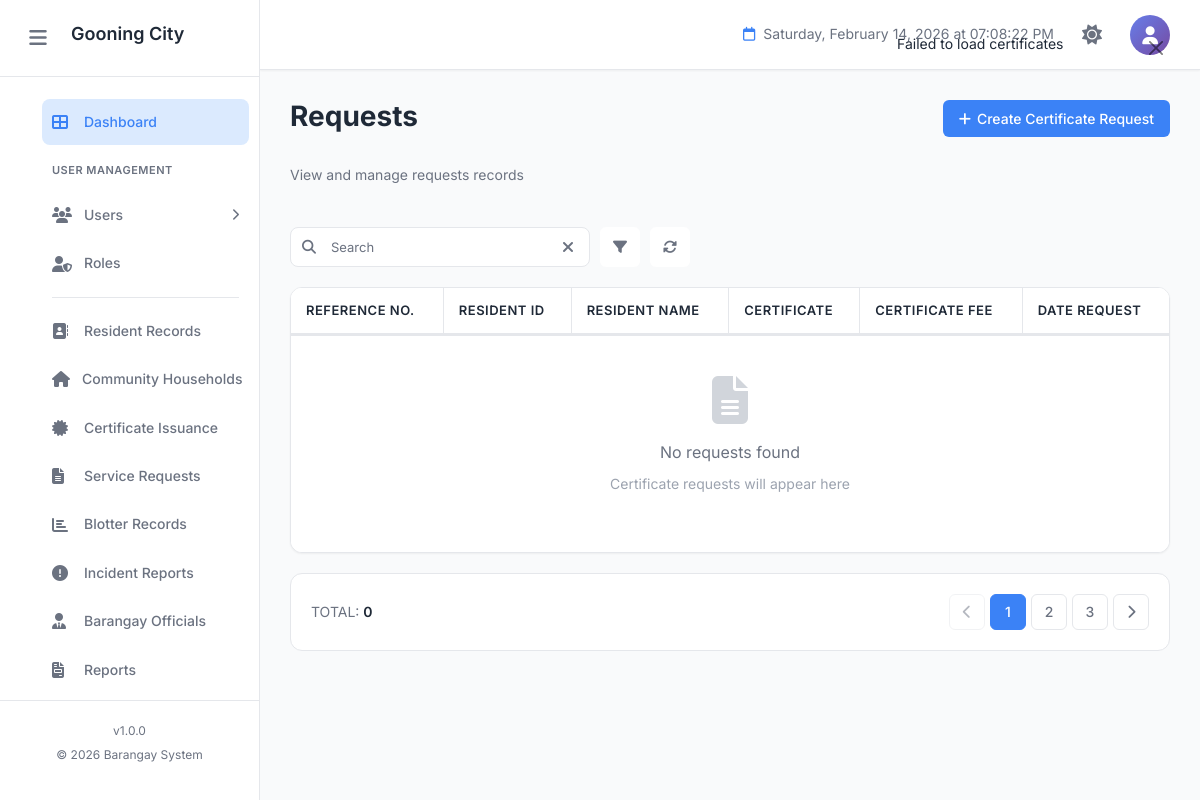
/requests.php, run on an earlier commit of the app's database.
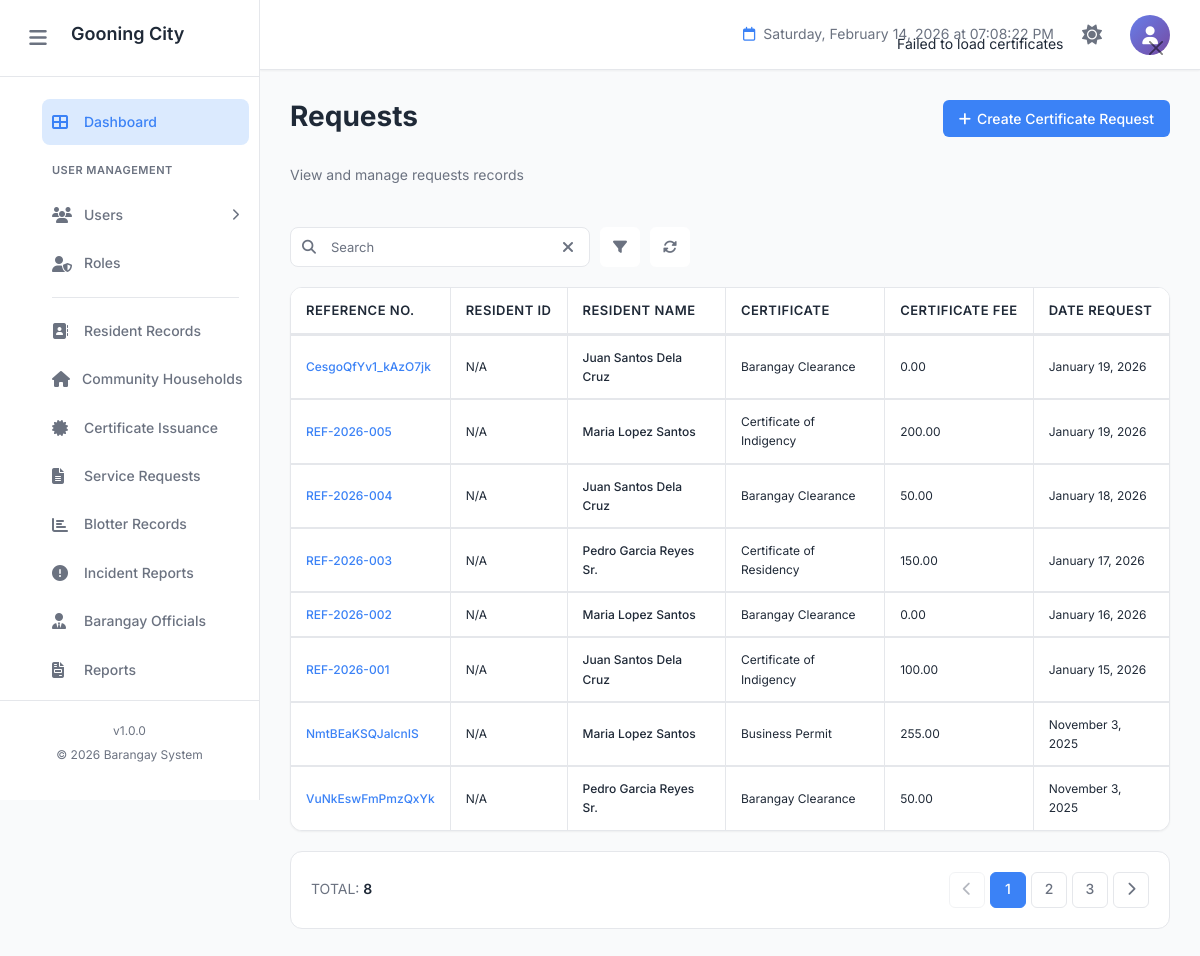
And on a later commit of the database.
### tables this page shows
CREATE TABLE `certificate_requests` (
  `id` int(11) NOT NULL,
  `reference_no` varchar(50) NOT NULL COMMENT 'Unique reference number for the request',
  `resident_id` int(11) NOT NULL COMMENT 'Foreign key to residents table',
  `certificate_id` int(11) NOT NULL COMMENT 'Foreign key to certificates table',
  `payment_status` enum('Paid','Unpaid','Waived') DEFAULT 'Unpaid' COMMENT 'Payment status',
  `certificate_fee` decimal(10,2) DEFAULT 0.00 COMMENT 'Fee amount for this request',
  `status` enum('Pending','Approved','Rejected','Completed') DEFAULT 'Pending' COMMENT 'Request status',
  `purpose` text DEFAULT NULL COMMENT 'Purpose of the certificate request',
  `field_values` text DEFAULT NULL COMMENT 'JSON of custom field values from the certificate template',
  `generated_certificate_path` varchar(255) DEFAULT NULL COMMENT 'Path to generated certificate PDF',
  `date_requested` datetime DEFAULT current_timestamp() COMMENT 'Date when request was made',
  `date_approved` datetime DEFAULT NULL COMMENT 'Date when request was approved',
  `date_completed` datetime DEFAULT NULL COMMENT 'Date when request was completed',
  `approved_by` int(11) DEFAULT NULL COMMENT 'User ID who approved',
  `completed_by` int(11) DEFAULT NULL COMMENT 'User ID who completed',
  `remarks` text DEFAULT NULL COMMENT 'Additional remarks',
  `created_at` timestamp NOT NULL DEFAULT current_timestamp(),
  `updated_at` timestamp NOT NULL DEFAULT current_timestamp() ON UPDATE current_timestamp(),
  `created_by` int(11) DEFAULT NULL COMMENT 'User ID who created',
  `updated_by` int(11) DEFAULT NULL COMMENT 'User ID who last updated'
);

CREATE TABLE `residents` (
  `id` int(11) NOT NULL,
  `resident_id` varchar(20) DEFAULT NULL COMMENT 'Auto-generated resident ID (Format: W-XXXXX)',
  `photo` varchar(255) DEFAULT NULL COMMENT 'Path to resident photo',
  `first_name` varchar(100) NOT NULL,
  `middle_name` varchar(100) DEFAULT NULL,
  `last_name` varchar(100) NOT NULL,
  `suffix` varchar(20) DEFAULT NULL COMMENT 'Jr., Sr., III, etc.',
  `sex` enum('Male','Female','Other') NOT NULL,
  `date_of_birth` date NOT NULL,
  `age` int(3) DEFAULT NULL COMMENT 'Calculated from date_of_birth',
  `place_of_birth` varchar(255) DEFAULT NULL,
  `religion` varchar(100) DEFAULT NULL,
  `ethnicity` enum('IPS','Non-IPS','') DEFAULT NULL COMMENT 'Indigenous People Status',
  `mobile_number` varchar(20) NOT NULL,
  `email` varchar(100) DEFAULT NULL,
  `current_address` text NOT NULL,
  `household_no` varchar(50) DEFAULT NULL,
  `household_contact` varchar(20) DEFAULT NULL,
  `purok` varchar(50) DEFAULT NULL,
  `civil_status` enum('Single','Married','Widowed','Separated','Divorced') NOT NULL,
  `spouse_name` varchar(255) DEFAULT NULL,
  `father_name` varchar(255) DEFAULT NULL,
  `mother_name` varchar(255) DEFAULT NULL,
  `number_of_children` int(2) DEFAULT 0,
  `household_head` varchar(255) DEFAULT NULL,
  `educational_attainment` varchar(100) DEFAULT NULL,
  `employment_status` varchar(50) DEFAULT NULL,
  `occupation` varchar(100) DEFAULT NULL,
  `monthly_income` varchar(50) DEFAULT NULL,
  `fourps_member` enum('Yes','No') DEFAULT 'No' COMMENT '4Ps Beneficiary',
  `fourps_id` varchar(50) DEFAULT NULL COMMENT '4Ps ID Number',
  `voter_status` enum('Yes','No','') DEFAULT NULL,
  `precinct_number` varchar(50) DEFAULT NULL,
  `pwd_status` enum('Yes','No') DEFAULT 'No' COMMENT 'Person with Disability',
  `senior_citizen` enum('Yes','No') DEFAULT 'No',
  `indigent` enum('Yes','No') DEFAULT 'No',
  `philhealth_id` varchar(50) DEFAULT NULL,
  `membership_type` enum('Member','Dependent','None','') DEFAULT NULL,
  `philhealth_category` varchar(100) DEFAULT NULL,
  `age_health_group` varchar(100) DEFAULT NULL,
  `medical_history` text DEFAULT NULL,
  `lmp_date` date DEFAULT NULL COMMENT 'Last Menstrual Period',
  `using_fp_method` enum('Yes','No','') DEFAULT NULL COMMENT 'Family Planning Method',
  `fp_methods_used` varchar(100) DEFAULT NULL COMMENT 'Family Planning Methods',
  `fp_status` varchar(50) DEFAULT NULL COMMENT 'Family Planning Status',
  `water_source_type` varchar(100) DEFAULT NULL,
  `toilet_facility_type` varchar(100) DEFAULT NULL,
  `remarks` text DEFAULT NULL,
  `verification_status` enum('Pending','Verified','Rejected') DEFAULT 'Pending' COMMENT 'Resident verification status',
  `verified_by` int(11) DEFAULT NULL COMMENT 'User ID who verified',
  `verified_at` datetime DEFAULT NULL COMMENT 'Verification timestamp',
  `rejection_reason` text DEFAULT NULL COMMENT 'Reason if rejected',
  `activity_status` enum('Active','Inactive','Deceased') DEFAULT 'Active' COMMENT 'Resident activity status',
  `status_changed_at` datetime DEFAULT NULL COMMENT 'When status was last changed',
  `status_changed_by` int(11) DEFAULT NULL COMMENT 'User ID who changed status',
  `status_remarks` text DEFAULT NULL COMMENT 'Remarks about status change',
  `created_at` timestamp NOT NULL DEFAULT current_timestamp(),
  `updated_at` timestamp NOT NULL DEFAULT current_timestamp() ON UPDATE current_timestamp(),
  `created_by` int(11) DEFAULT NULL COMMENT 'User ID who created the record',
  `updated_by` int(11) DEFAULT NULL COMMENT 'User ID who last updated'
);

CREATE TABLE `certificates` (
  `id` int(11) NOT NULL,
  `title` varchar(255) NOT NULL COMMENT 'Certificate title/name',
  `description` text DEFAULT NULL COMMENT 'Certificate description',
  `fee` decimal(10,2) DEFAULT 0.00 COMMENT 'Certificate fee amount',
  `status` enum('Published','Unpublished') DEFAULT 'Unpublished' COMMENT 'Publication status',
  `template_content` text DEFAULT NULL COMMENT 'Certificate template HTML/content',
  `fields` text DEFAULT NULL COMMENT 'JSON of customizable fields',
  `created_at` timestamp NOT NULL DEFAULT current_timestamp(),
  `updated_at` timestamp NOT NULL DEFAULT current_timestamp() ON UPDATE current_timestamp(),
  `created_by` int(11) DEFAULT NULL COMMENT 'User ID who created',
  `updated_by` int(11) DEFAULT NULL COMMENT 'User ID who last updated'
);

### requests.php (the view, shortened to what the changed rows need)
<?php
$pageTitle = 'Requests';
try {
    $pdo = new PDO(
        "mysql:host=" . DB_HOST . ";dbname=" . DB_NAME . ";charset=utf8mb4",
        DB_USER,
        DB_PASS,
        [
            PDO::ATTR_ERRMODE => PDO::ERRMODE_EXCEPTION,
            PDO::ATTR_DEFAULT_FETCH_MODE => PDO::FETCH_ASSOC,
            PDO::ATTR_EMULATE_PREPARES => false
        ]
    );
} catch (PDOException $e) {
    die("Database connection failed: " . $e->getMessage());
}
function formatFullName($firstName, $middleName, $lastName, $suffix) {
    $name = trim($firstName);
    if (!empty($middleName)) {
        $name .= ' ' . trim($middleName);
    }
    $name .= ' ' . trim($lastName);
    if (!empty($suffix)) {
        $name .= ' ' . trim($suffix);
    }
    return $name;
}
$requests = [];
$totalRequests = 0;
try {
    $countStmt = $pdo->query("SELECT COUNT(*) as total FROM certificate_requests");
    $totalRequests = $countStmt->fetch()['total'];
    $stmt = $pdo->prepare("
        SELECT
            cr.id,
            cr.reference_no,
            cr.payment_status,
            cr.certificate_fee,
            cr.status,
            cr.date_requested,
            r.id as resident_id,
            r.resident_id as resident_code,
            r.first_name,
            r.middle_name,
            r.last_name,
            r.suffix,
            c.title as certificate_name
        FROM certificate_requests cr
        INNER JOIN residents r ON cr.resident_id = r.id
        INNER JOIN certificates c ON cr.certificate_id = c.id
        ORDER BY cr.date_requested DESC
    ");
    $stmt->execute();
    $requests = $stmt->fetchAll();
} catch (PDOException $e) {
    error_log("Error fetching certificate requests: " . $e->getMessage());
    $requests = [];
}
?>
<!DOCTYPE html>
<html lang="en">
<head>
    <link rel="stylesheet" href="bootstrap/css/bootstrap.min.css">
    <link rel="stylesheet" href="https://cdnjs.cloudflare.com/ajax/libs/font-awesome/6.4.0/css/all.min.css">
    <link rel="stylesheet" href="css/style.css">
    <link rel="stylesheet" href="css/requests.css">
</head>
<body>
    <?php include 'components/sidebar.php'; ?>
    <main class="main-content">
        <div class="dashboard-content">
            <div class="page-header-section">
                <div>
                    <h1 class="page-title"><?php echo $pageTitle; ?></h1>
                </div>
            </div>
            <div class="table-container">
                <table class="data-table requests-table" id="requestsTable">
                    <thead>
                        <tr>
                            <th>Reference No.</th>
                            <th>Resident ID</th>
                            <th>Resident Name</th>
                            <th>Certificate</th>
                            <th>Certificate Fee</th>
                            <th>Date Request</th>
                        </tr>
                    </thead>
                    <tbody id="requestsTableBody">
                        <?php if (empty($requests)): ?>
                            <tr>
                                <td colspan="6" style="text-align: center; padding: 40px;">
                                    <i class="fas fa-file-alt" style="font-size: 48px; color: #d1d5db; margin-bottom: 16px;"></i>
                                    <p style="color: #6b7280; font-size: 16px; margin: 0;">No requests found</p>
                                    <p style="color: #9ca3af; font-size: 14px; margin-top: 8px;">Certificate requests will appear here</p>
                                </td>
                            </tr>
                        <?php else: ?>
                            <?php foreach ($requests as $request):
                                $fullName = formatFullName(
                                    $request['first_name'],
                                    $request['middle_name'],
                                    $request['last_name'],
                                    $request['suffix']
                                );
                                $residentCode = !empty($request['resident_code']) ? $request['resident_code'] : 'N/A';
                                $dateRequested = !empty($request['date_requested']) ? date('F j, Y', strtotime($request['date_requested'])) : 'N/A';
                            ?>
                            <tr>
                                <td>
                                    <span class="reference-link">
                                        <?php echo htmlspecialchars($request['reference_no']); ?>
                                    </span>
                                </td>
                                <td><?php echo htmlspecialchars($residentCode); ?></td>
                                <td>
                                    <span class="resident-name">
                                        <?php echo htmlspecialchars($fullName); ?>
                                    </span>
                                </td>
                                <td><?php echo htmlspecialchars($request['certificate_name']); ?></td>
                                <td><?php echo number_format($request['certificate_fee'], 2); ?></td>
                                <td><?php echo htmlspecialchars($dateRequested); ?></td>
                            </tr>
                            <?php endforeach; ?>
                        <?php endif; ?>
                    </tbody>
                </table>
            </div>
            <div class="pagination-container">
                <div class="pagination-info">
                    <span>TOTAL: <strong><?php echo number_format($totalRequests); ?></strong></span>
                </div>
            </div>
        </div>
    </main>
</body>
</html>

What changed in the data, as far as the page shows it:
added certificate_requests: reference_no "CesgoQfYv1_kAzO7jk", resident.resident_id "N/A", resident.suffix "Juan Santos Dela Cruz", certificate.title "Barangay Clearance", certificate_fee "0.00", date_requested "January 19, 2026"
added certificate_requests: reference_no "REF-2026-005", resident.resident_id "N/A", resident.suffix "Maria Lopez Santos", certificate.title "Certificate of Indigency", certificate_fee "200.00", date_requested "January 19, 2026"
added certificate_requests: reference_no "REF-2026-004", resident.resident_id "N/A", resident.suffix "Juan Santos Dela Cruz", certificate.title "Barangay Clearance", certificate_fee "50.00", date_requested "January 18, 2026"
added certificate_requests: reference_no "REF-2026-003", resident.resident_id "N/A", resident.suffix "Pedro Garcia Reyes Sr.", certificate.title "Certificate of Residency", certificate_fee "150.00", date_requested "January 17, 2026"
added certificate_requests: reference_no "REF-2026-002", resident.resident_id "N/A", resident.suffix "Maria Lopez Santos", certificate.title "Barangay Clearance", certificate_fee "0.00", date_requested "January 16, 2026"
added certificate_requests: reference_no "REF-2026-001", resident.resident_id "N/A", resident.suffix "Juan Santos Dela Cruz", certificate.title "Certificate of Indigency", certificate_fee "100.00", date_requested "January 15, 2026"
added certificate_requests: reference_no "NmtBEaKSQJalcnIS", resident.resident_id "N/A", resident.suffix "Maria Lopez Santos", certificate.title "Business Permit", certificate_fee "255.00", date_requested "November 3, 2025"
added certificate_requests: reference_no "VuNkEswFmPmzQxYk", resident.resident_id "N/A", resident.suffix "Pedro Garcia Reyes Sr.", certificate.title "Barangay Clearance", certificate_fee "50.00", date_requested "November 3, 2025"
Also different on the page:
$totalRequests: "0" → "8"
text no longer shown: "No requests found Certificate requests will appear here"
